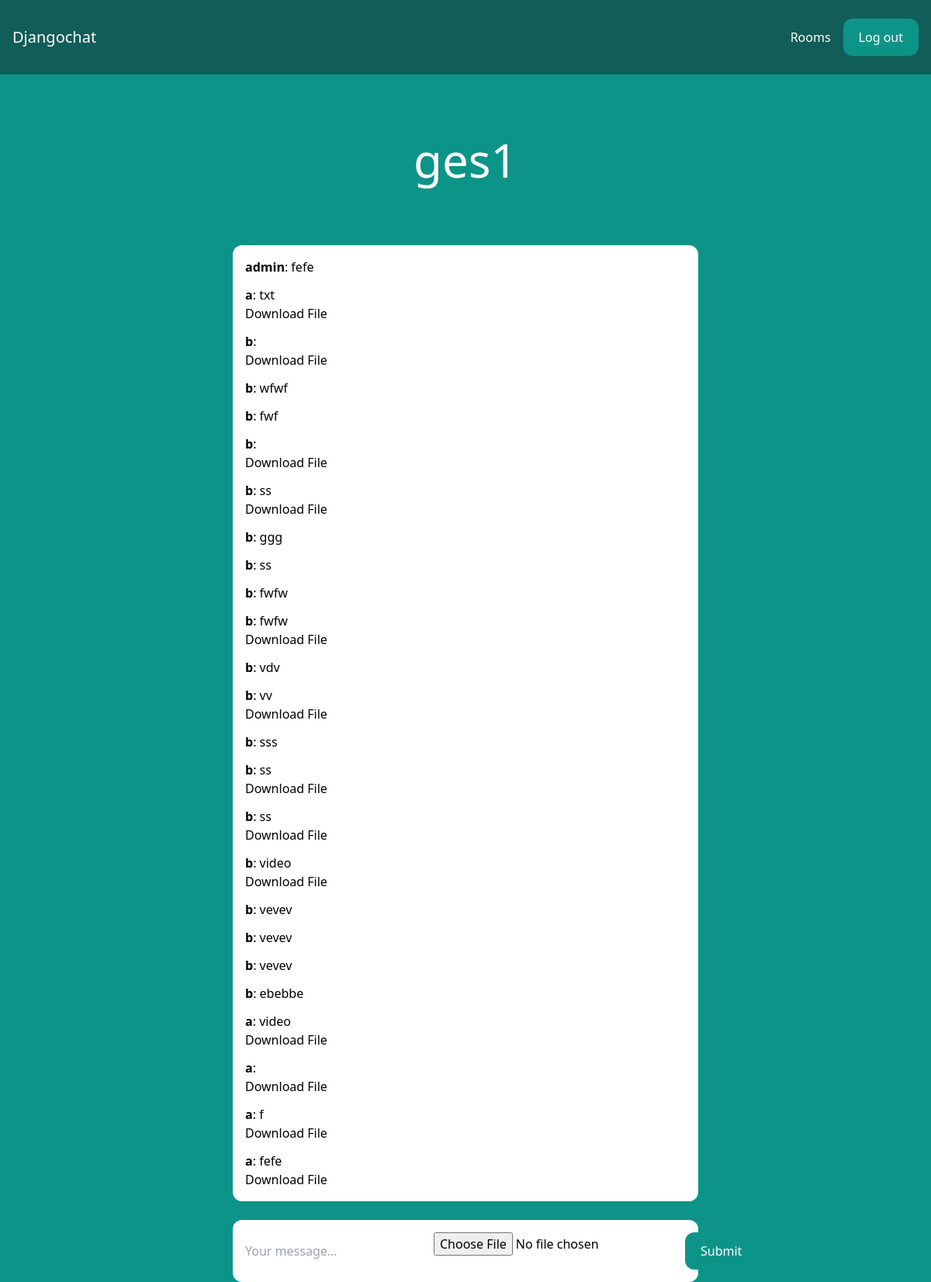
The app's page /rooms/rooms/ges1/ (signed in) with its own data.
### room/models.py (models this page shows, shortened)
class Room(models.Model):
    name = models.CharField(max_length=255)
    slug = models.SlugField(unique=True)
    users = models.ManyToManyField(User, related_name='rooms')

class Message(models.Model):
    room = models.ForeignKey(Room, related_name='messages', on_delete=models.CASCADE)
    user = models.ForeignKey(User, related_name='messages', on_delete=models.CASCADE)
    room_test = models.ForeignKey(Room, related_name='messages_test', on_delete=models.CASCADE, default="")
    content = models.TextField()
    file = models.FileField(upload_to='uploads/', blank=True)  # Add this line
    date_added = models.DateTimeField(auto_now_add=True)
    class Meta:
        ordering = ('date_added',)

### room/views.py (the view, shortened to what this page needs)
# urls.py: path('rooms/', include('room.urls')),
@login_required
def room(request, slug):
    room = get_object_or_404(Room, slug=slug)
    messages = Message.objects.filter(room=room)[0:25]
    form = MessageForm()  # Create an empty form
    return render(request, 'room/room.html', {'room': room, 'messages': messages, 'form': form})

### room/forms.py
class MessageForm(forms.ModelForm):
    class Meta:
        model = Message
        fields = ['content', 'file']  # Include the file field

### room/templates/room/room.html (shortened to what this page needs)
{% extends 'core/base.html' %}
{% block content %}
<div class="p-10 lg:p-20 text-center">
    <h1 class="text-3xl lg:text-6xl text-white">{{ room.name }}</h1>
</div>
<div class="lg:w-2/4 mx-4 lg:mx-auto p-4 bg-white rounded-xl">
    <div class="chat-messages space-y-3" id="chat-messages">
        {% for m in messages %}
            <div class="message">
                <b>{{ m.user.username }}</b>: {{ m.content }}
                {% if m.file %}<br><a href="{{ m.file.url }}" target="_blank">Download File</a>{% endif %}
            </div>
        {% endfor %}
    </div>
</div>
<div class="lg:w-2/4 mt-6 mx-4 lg:mx-auto p-4 bg-white rounded-xl">
    <form method="post" action="." class="flex" id="chat-form">
        <input type="text" name="content" class="flex-1 mr-3" placeholder="Your message..." id="chat-message-input">
        <input type="file" name="file" id="chat-file-input" class="mr-3">
        <button class="px-5 py-3 rounded-xl text-white bg-teal-600 hover:bg-teal-700" id="chat-message-submit">Submit</button>
    </form>
</div>
{% endblock %}

### core/templates/core/base.html (shortened to what this page needs)
<!DOCTYPE html>
<html>
    <head>
        <script src="https://cdn.tailwindcss.com"></script>
    </head>
    <body class="bg-teal-600">
        <nav class="flex items-center justify-between px-4 py-6 bg-teal-800">
            <div>
                <a href="/" class="text-xl text-white">Djangochat</a>
            </div>
            <div class="flex items-center space-x-4">
                {% if request.user.is_authenticated %}
                    <a href="/rooms/" class="text-white hover:text-gray-200">Rooms</a>
                    <a href="/logout/" class="px-5 py-3 rounded-xl text-white bg-teal-600 hover:bg-teal-700">Log out</a>
                {% else %}
                    <a href="/login/" class="text-white hover:text-gray-200">Log in</a>
                    <a href="/signup/" class="px-5 py-3 rounded-xl text-white bg-teal-600 hover:bg-teal-700">Sign up</a>
                {% endif %}
            </div>
        </nav>
        {% block content %}
        {% endblock %}
    </body>
</html>

### records on screen
Room: name "ges1"
Message: user.username "admin", content "fefe"
Message: user.username "a", content "txt"
Message: user.username "b"
Message: user.username "b", content "wfwf"
Message: user.username "b", content "fwf"
Message: user.username "b"
Message: user.username "b", content "ss"
Message: user.username "b", content "ggg"
Message: user.username "b", content "ss"
Message: user.username "b", content "fwfw"
Message: user.username "b", content "fwfw"
Message: user.username "b", content "vdv"
Message: user.username "b", content "vv"
Message: user.username "b", content "sss"
Message: user.username "b", content "ss"
Message: user.username "b", content "ss"
Message: user.username "b", content "video"
Message: user.username "b", content "vevev"
Message: user.username "b", content "vevev"
Message: user.username "b", content "vevev"
Message: user.username "b", content "ebebbe"
Message: user.username "a", content "video"
Message: user.username "a"
Message: user.username "a", content "f"
Message: user.username "a", content "fefe"
